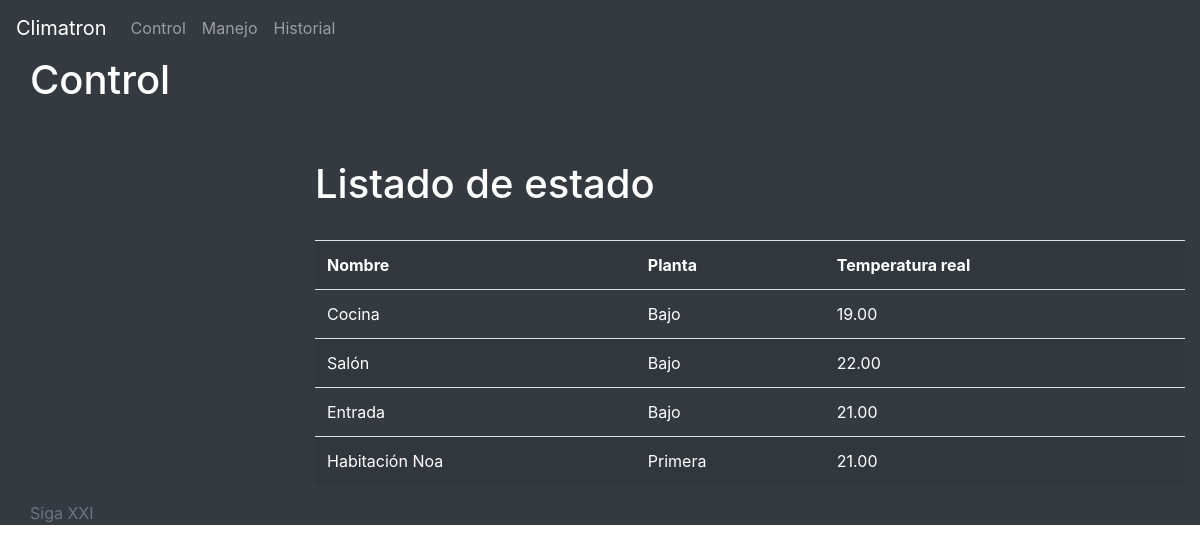
The page / on the database its author committed.
### clima/models.py (models this page shows, shortened)
class sensor(models.Model):
	nombre_sensor = models.CharField(max_length=100)
	tipo_sensor = models.ForeignKey(tipo_sensor, default=None, null=False, blank=False)
	planta = models.ForeignKey(planta, default=None, null=False, blank=False)
	ip = models.CharField(max_length=200)
	tb = models.DecimalField(max_digits=5, decimal_places=2)
	tn = models.DecimalField(max_digits=5, decimal_places=2)
	tc = models.DecimalField(max_digits=5, decimal_places=2)
	ultima_temperatura = models.DecimalField(max_digits=5, decimal_places=2, default=0)
	class Meta:
		verbose_name_plural = "Sensores"

class planta(models.Model):
	nombre_planta = models.CharField(max_length=100)
	class Meta:
		verbose_name_plural = "Plantas"
	def __unicode__(self):
		return self.nombre_planta

### clima/views.py (the view)
# urls.py: url(r'^$', views.home, name='home'),
def home(request):
	sensores = sensor.objects.order_by('planta')
	instalacion = sensor_instalacion.objects.order_by('tipo_sensor')
	context = {'los_sensores': sensores , 'las_instalaciones' : instalacion}
	return render(request, 'clima/home.html', context)

### templates/clima/home.html (shortened to what this page needs)
{% extends "base.html" %}
{%   load   staticfiles   %}
{% block titulo %} Control {% endblock %}
{% block content %}
<br /><br />
<div class="row">
	<div class="col-md-3 col-lg-3">
    </div>
    <div class="col-md-9 col-lg-9" >
    	<h1> Listado de estado </h1>
    	<br />
    	{% if los_sensores %}
             <div class="table-responsive">
                <table class="table table-striped">
                  <th>Nombre</th>
                  <th>Planta</th>
                  <th>Temperatura real</th>
                  {% for sensor in los_sensores %}
                    <tr>
                        <td>{{ sensor.nombre_sensor }}</td>
                        <td>{{ sensor.planta }}</td>
                        <td>{{ sensor.ultima_temperatura }}</td>
                    </tr>
                  {% endfor %}
                </table>
            </div>
        {% else %}
            <p class="text-warning">Sin sensor</p>
        {% endif %}
    </div>
</div>
{% endblock %}

### templates/base.html (shortened to what this page needs)
{%   load   staticfiles   %}
<!DOCTYPE html>
<html lang="en">
<head>
	<link href="{% static 'css/bootstrap.min.css' %}" rel="stylesheet">
</head>
<body>
	<nav class="navbar navbar-expand-md bg-dark navbar-dark">
  		<a class="navbar-brand" href="#">Climatron</a>
  		<div class="collapse navbar-collapse" id="collapsibleNavbar">
   		<ul class="navbar-nav">
   		   <li class="nav-item">
   		     <a class="nav-link" href="#">Control</a>
   		   </li>
   		   <li class="nav-item">
   		     <a class="nav-link" href="#">Manejo</a>
   		   </li>
   		   <li class="nav-item">
   		     <a class="nav-link" href="#">Historial</a>
   		   </li>
   		 </ul>
		</div>
	</nav>
	<div class="container-fluid bg-dark text-white">
		<row>
			<div class="col-md-12">
				<h1 >{% block titulo %} {%endblock %}</h1>
			</div>
		</row>
		{% block content %} {% endblock %}
	</div>
	<div class="container-fluid bg-dark text-white">
		<row>
			<div class="col-md-12" >
				<div class="panel panel-default">
					<div class="panel-heading">
						<p class="text-muted">Siga XXI</p>
					</div>
				</div>
			</div>
		</row>
	</div>
</body>
</html>

### rows shown on the page
sensor: nombre_sensor "Cocina", planta "Bajo", ultima_temperatura "19.00"
sensor: nombre_sensor "Salón", planta "Bajo", ultima_temperatura "22.00"
sensor: nombre_sensor "Entrada", planta "Bajo", ultima_temperatura "21.00"
sensor: nombre_sensor "Habitación Noa", planta "Primera", ultima_temperatura "21.00"
